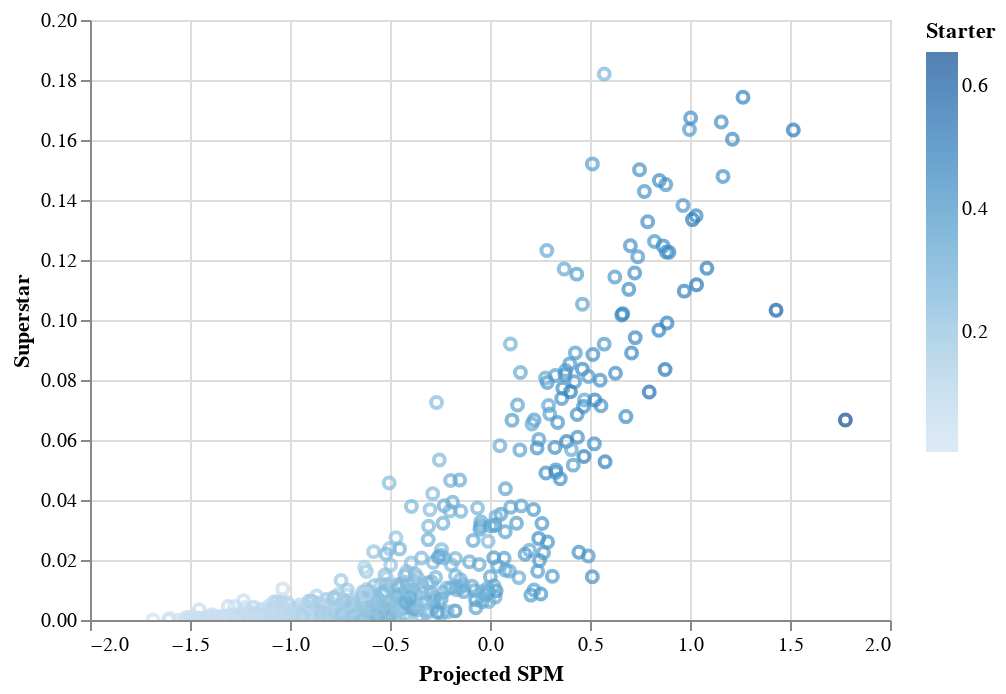

Here is the notebook cell this chart was saved with:
### Code cell
# Visualization 1 

alt.Chart(data).mark_point().encode(
    x = "Projected SPM",
    y = "Superstar",
    color = "Starter",
    tooltip=["Player", "Position","Role Player"]
).interactive()

### Figure 1 — Vega-Lite specification as saved in the notebook (floating-point values rounded to 4 significant figures; data arrays with more than 128 entries replaced by an {"elided": "..."} marker saying what was removed)
{"config": {"view": {"continuousWidth": 400, "continuousHeight": 300}}, "data": {"name": "data-f6d6ce3f10cfe967b531d201f518117f"}, "mark": "point", "encoding": {"color": {"type": "quantitative", "field": "Starter"}, "tooltip": [{"type": "nominal", "field": "Player"}, {"type": "nominal", "field": "Position"}, {"type": "quantitative", "field": "Role Player"}], "x": {"type": "quantitative", "field": "Projected SPM"}, "y": {"type": "quantitative", "field": "Superstar"}}, "selection": {"selector015": {"type": "interval", "bind": "scales", "encodings": ["x", "y"]}}, "$schema": "https://vega.github.io/schema/vega-lite/v4.8.1.json", "datasets": {"data-f6d6ce3f10cfe967b531d201f518117f": {"elided": "1090 records"}}}
